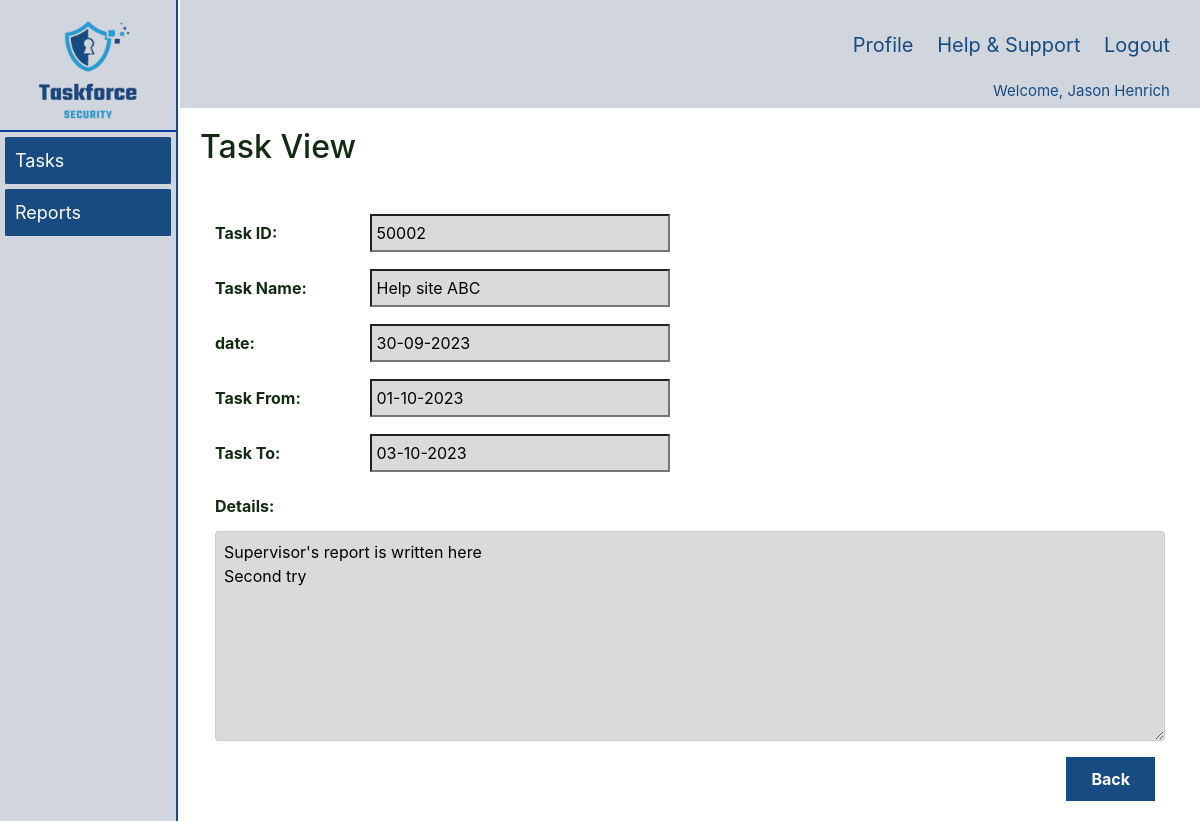
/security_officer/task_view.php?taskId=50002 (signed in), run on the app's committed database.
### tables this page shows
CREATE TABLE `task` (
  `taskId` int(5) NOT NULL,
  `taskName` varchar(50) NOT NULL,
  `taskDetailsCli` text NOT NULL,
  `taskDetailsDis` text DEFAULT NULL,
  `taskDetailsSup` text DEFAULT NULL,
  `dateCreated` date NOT NULL,
  `dateFrom` date NOT NULL,
  `dateTo` date NOT NULL,
  `statusDis` char(5) NOT NULL,
  `statusSup` char(5) DEFAULT NULL,
  `dispatcherId` int(5) DEFAULT NULL,
  `securityOfficerId` int(11) DEFAULT NULL,
  `supervisorId` int(5) DEFAULT NULL,
  `scheduleId` int(5) DEFAULT NULL,
  `declineReason` text DEFAULT NULL,
  `timestamp` timestamp NOT NULL DEFAULT current_timestamp() ON UPDATE current_timestamp()
);

### security_officer/task_view.php (the view, shortened to what this page needs)
<!DOCTYPE html>
<html lang="en">
<head>
    <link rel="stylesheet" href="../styles/navigation.css" />
    <link rel="stylesheet" href="../styles/style.css" />
    <link rel="stylesheet" href="https://cdn.jsdelivr.net/npm/bootstrap@4.6.2/dist/css/bootstrap.min.css">
</head>
<body>
    <div class="wrapper">
        <div class="left_navbar">
            <div class="logo">
                <img src="../images/Logo.png" alt="" />
            </div>
            <ul>
                <a href="tasks.php">
                    <li>Tasks</li>
                </a>
                <a href="reports.php">
                    <li>Reports</li>
                </a>
            </ul>
        </div>
        <div class="right_content">
            <div class="upper_navbar">
                <a href="../profile/profile.php">Profile</a>
                <a href="../help_support/help_support.php">Help & Support</a>
                <a href="../login/logout.php">Logout</a>
            </div>
            <div class="upper_navbar_user">
                <?php
                $loginName = $_SESSION['loginName'];
                echo 'Welcome, ' . $loginName;
                ?>
            </div>
            <div class="main_content">
                <?php
                require_once "../inc/dbconn.inc.php";
                $sql = "SELECT * FROM Task T WHERE T.statusSup ='SUP03' AND T.taskId = " . $_REQUEST['taskId'] . " LIMIT 1";
                $result = $conn->query($sql);
                $task =  $result->fetch_assoc();
                ?>
                <div class="main_content">
                    <h2>Task View</h2>
                    <div class="container mt-5">
                        <form action="" id="myForm" method="GET">
                            <div class="form-group readOnly">
                                <label for="id-task">Task ID:</label>
                                <input type="text" id="id-task" name="task" value="<?php echo $task['taskId'] ?? ''; ?>" readonly>
                            </div>
                            <div class="form-group readOnly">
                                <label for="task-name">Task Name:</label>
                                <input type="text" id="task-name" name="taskname" value="<?php echo isset($task['taskName']) ? htmlspecialchars($task['taskName']) : ''; ?>" readonly>
                            </div>
                            <div class="form-group readOnly">
                                <label for="date">date:</label>
                                <input type="text" id="date" name="date" value="<?php if (isset($task['dateCreated'])) {
                                                                                    $dateCreated = date('d-m-Y', strtotime($task['dateCreated']));
                                                                                    echo htmlspecialchars($dateCreated);
                                                                                } else {
                                                                                    echo '';
                                                                                } ?>" readonly>
                            </div>
                            <div class="form-group readOnly">
                                <label for="date">Task From:</label>
                                <input type="text" id="dateFrom" name="dateFrom" value="<?php if (isset($task['dateFrom'])) {
                                                                                            $dateFrom = date('d-m-Y', strtotime($task['dateFrom']));
                                                                                            echo htmlspecialchars($dateFrom);
                                                                                        } else {
                                                                                            echo '';
                                                                                        } ?>" readonly>
                            </div>
                            <div class="form-group readOnly">
                                <label for="date">Task To:</label>
                                <input type="text" id="dateTo" name="dateTo" value="<?php if (isset($task['dateTo'])) {
                                                                                        $dateTo = date('d-m-Y', strtotime($task['dateTo']));
                                                                                        echo htmlspecialchars($dateTo);
                                                                                    } else {
                                                                                        echo '';
                                                                                    } ?>" readonly>
                            </div>
                            <?php
                            if (isset($task['taskDetailsSup'])) {
                                $taskDetailsSup = htmlspecialchars($task['taskDetailsSup']) . "\n";
                            } else {
                                $taskDetailsSup = '';
                            }
                            ?>
                            <span class="labelAndTextarea readOnly">
                                <label for="details">Details:</label>
                                <textarea id="details" name="details" rows="8" cols="50" required><?php echo $taskDetailsSup; ?></textarea>
                            </span>
                            <div class="right-button">
                                <button type="button" onclick="history.back()">Back</button>
                            </div>
                        </form>
                    </div>
                </div>
            </div>
        </div>
    </div>
</body>
</html>

### styles/navigation.css (style rules this page uses)
body { margin: 0% !important; }
.wrapper { width: 100%; height: 100vh; }
.left_navbar { float: left; width: 14.8%; height: 100%; position: fixed; background-color: #D1D5DE; border-right: 2px solid #184B81; }
.left_navbar .logo { margin-top: 20px; margin-bottom: 10px; text-align: center; }
.left_navbar .logo img { width: 100px; height: 100px; margin: 0px auto; }
.left_navbar ul { list-style-type: none; padding-inline-start: 0px !important; border-top: 2px solid #023C9A; }
.left_navbar ul li { font-size: 18px; margin: 5px; padding: 10px; background-color: #184B81; border-radius: 2%; color: white; }
.left_navbar ul a { color: #132A13; text-decoration: none; }
.right_content { float: right; width: 85%; }
.upper_navbar { text-align: right; background-color: #D1D5DE; padding: 30px 30px 20px 30px; font-size: 20px; }
.upper_navbar a { margin-left: 18px; text-decoration: none; color: #184B81; }
.upper_navbar_user { text-align: right; background-color: #D1D5DE; font-size: 15px; color: #184B81; padding-right: 30px; padding-bottom: 5px; }
.main_content { padding: 10px; color: #132A13; }

### styles/style.css (style rules this page uses)
body { font-family: Helvetica, Arial, sans-serif; font-size: 14px; }
button { font-weight: bold; color: #fff; border: none; background-color: #184B81; padding: 10px 25px; cursor: pointer; }
input { padding: 5px; margin-bottom: 10px; }
input[type="text"] { width: 300px; }
label { font-weight: bold; margin-bottom: 5px; width: 150px; display: inline-block; margin-bottom: 10px; }
.right-button { text-align: right; }
.right-button button { display: inline-block; margin-right: 10px; }
.readOnly label { padding-top: 5px; }
.readOnly input { background-color: #dadada; }
.readOnly textarea { background-color: #dadada; width: 100%; margin-top: 5px; margin-bottom: 10px; }
.labelAndTextarea textarea { width: 100%; margin-top: 5px; margin-bottom: 10px; }
.inc-task input[type="text"], textarea { width: 50%; padding: 8px; border: 1px solid #ccc; border-radius: 4px; box-sizing: border-box; }

### data on the page
task: task "50002", taskname "Help site ABC", date "30-09-2023", dateFrom "01-10-2023", dateTo "03-10-2023", details "Supervisor's report is written here Second try"

### other printed values
$loginName "Jason Henrich"
